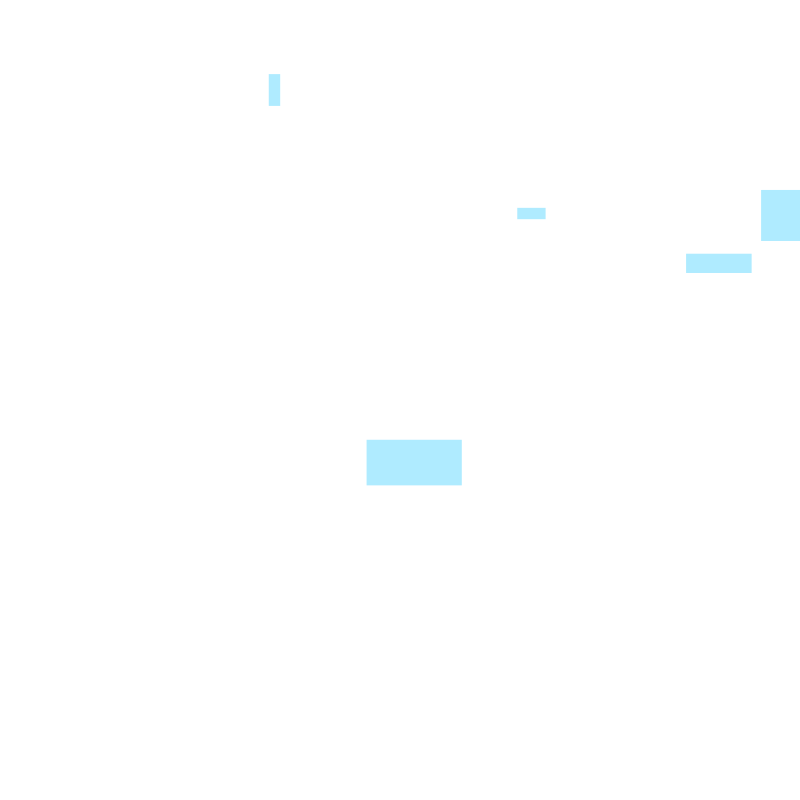
Frame 1 (no input)
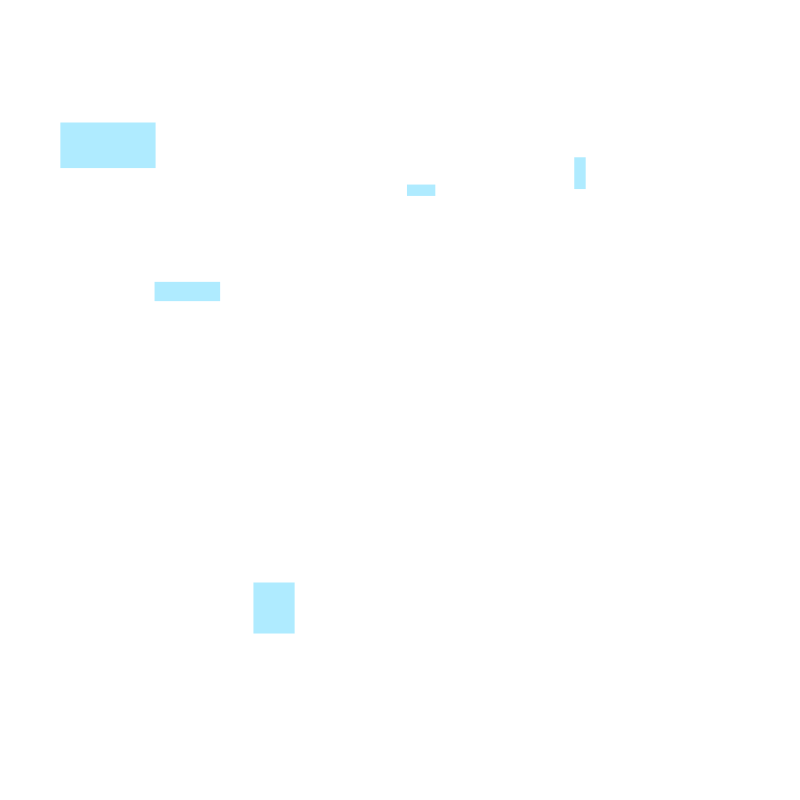
Frame 60 (the mouse pressed at the canvas centre just before this capture)
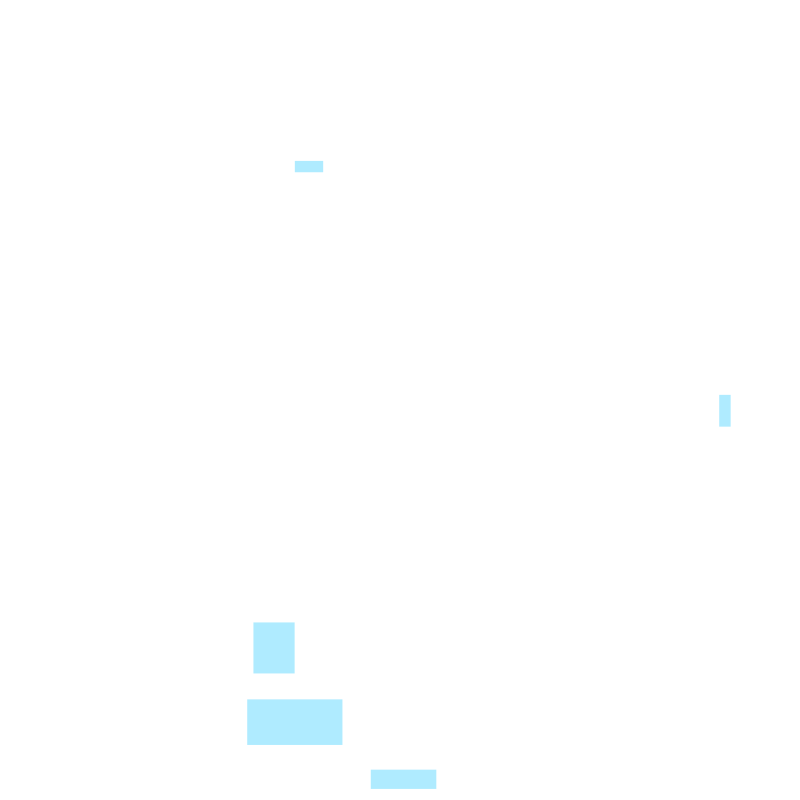
Frame 120 (the mouse held since frame 60 and released just before this capture)

The Processing sketch that drew these frames (run headless with seeded random() and noise(); from frame 60 on, the mouse is pressed at the canvas centre):

// Processing sketch: sketch_07_004
// ── sketch_07_004.pde
// 配列を使わない場合
float x1, y1, x2, y2, x3, y3, x4, y4, x5, y5;
float xSpeed1, ySpeed1, xSpeed2, ySpeed2, xSpeed3, ySpeed3, xSpeed4, ySpeed4, xSpeed5, ySpeed5;
float rW1, rH1, rW2, rH2, rW3, rH3, rW4, rH4, rW5, rH5;

void setup() {
  size(800, 800);
  //frameRate(10);
  noStroke();
  fill(0, 191, 255, 80);
  x1 = random(width);
  y1 = random(height);
  x2 = random(width);
  y2 = random(height);
  x3 = random(width);
  y3 = random(height);
  x4 = random(width);
  y4 = random(height);
  x5 = random(width);
  y5 = random(height);

  rW1 = random(10, 100);
  rH1 = random(10, 100);
  rW2 = random(10, 100);
  rH2 = random(10, 100);
  rW3 = random(10, 100);
  rH3 = random(10, 100);
  rW4 = random(10, 100);
  rH4 = random(10, 100);
  rW5 = random(10, 100);
  rH5 = random(10, 100);

  xSpeed1 = random(-10, 10);
  ySpeed1 = random(-10, 10);
  xSpeed2 = random(-10, 10);
  ySpeed2 = random(-10, 10);
  xSpeed3 = random(-10, 10);
  ySpeed3 = random(-10, 10);
  xSpeed4 = random(-10, 10);
  ySpeed4 = random(-10, 10);
  xSpeed5 = random(-10, 10);
  ySpeed5 = random(-10, 10);
}

void draw() {
  background(255);
  rect(x1, y1, rW1, rH1);
  x1 += xSpeed1;
  y1 += ySpeed1;

  if (x1 > width || x1 < 0) xSpeed1 *= -1;
  if (y1 > height || y1 < 0) ySpeed1 *= -1;

  rect(x2, y2, rW2, rH2);
  x2 += xSpeed2;
  y2 += ySpeed2;

  if (x2 > width || x2 < 0) xSpeed2 *= -1;
  if (y2 > height || y2 < 0) ySpeed2 *= -1;

  rect(x3, y3, rW3, rH3);
  x3 += xSpeed3;
  y3 += ySpeed3;

  if (x3 > width || x3 < 0) xSpeed3 *= -1;
  if (y3 > height || y3 < 0) ySpeed3 *= -1;

  rect(x4, y4, rW4, rH4);
  x4 += xSpeed4;
  y4 += ySpeed4;

  if (x4 > width || x4 < 0) xSpeed4 *= -1;
  if (y4 > height || y4 < 0) ySpeed4 *= -1;

  rect(x5, y5, rW5, rH5);
  x5 += xSpeed5;
  y5 += ySpeed5;

  if (x5 > width || x5 < 0) xSpeed5 *= -1;
  if (y5 > height || y5 < 0) ySpeed5 *= -1;
}
